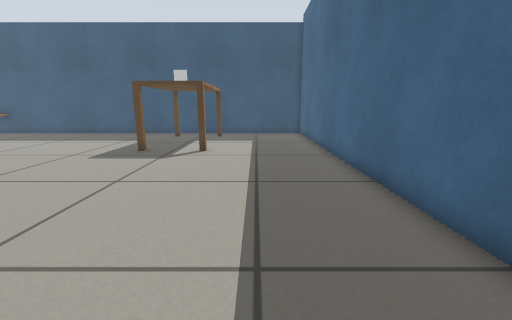
[1] (above)

15 first-person views from a walk through a robot-simulator world made for Gazebo. The camera is 0.53 m above the floor, tilts 12° down and sees 90° across. The floor is counted in squares, 0.25 m on a side. Each view is taken from the middle of a square. On the plan, view 1 faces up. The plan holds only what a view shows up to about 16 squares ahead; the rest is blank. The place goes on beyond the plan. Simple patterns stand in for the simulator's built-in surfaces. Some stock models are drawn as simple stand-ins.

[2]
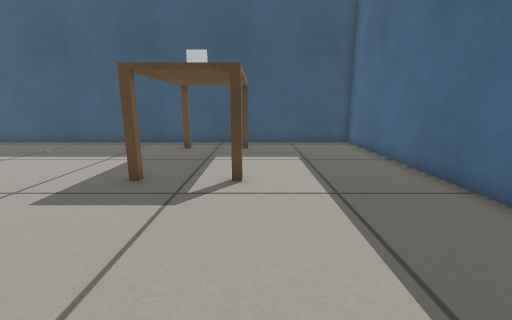

[3]
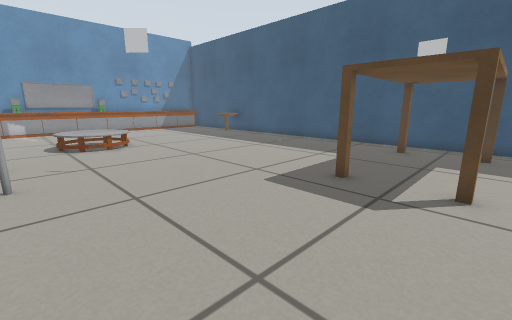

[4]
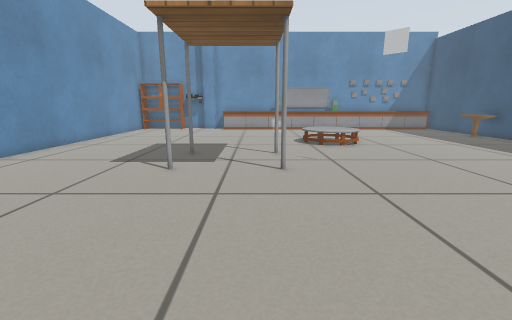

[5]
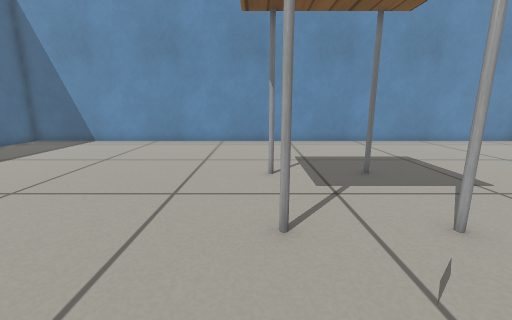

[6]
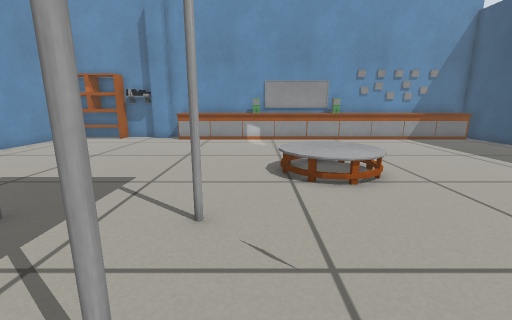

[7]
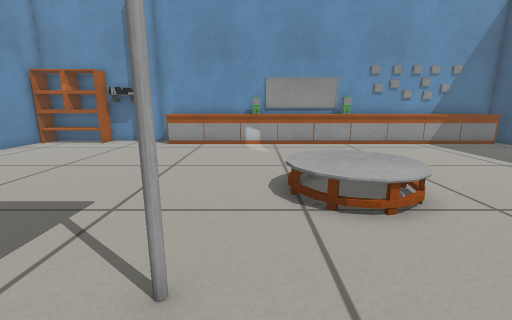

[8]
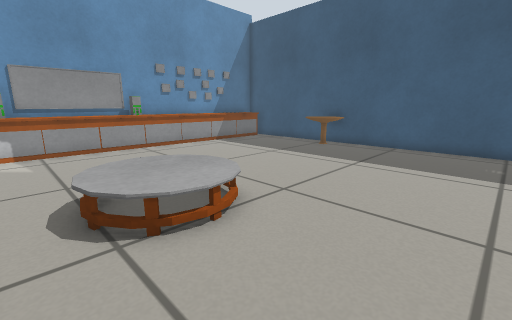

[9]
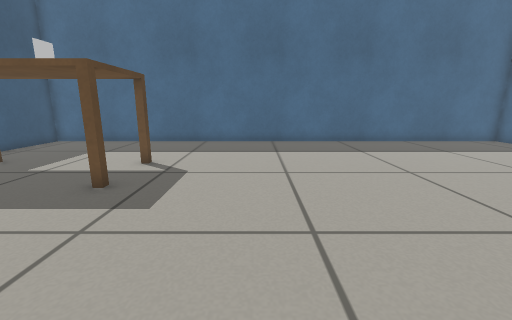

[10]
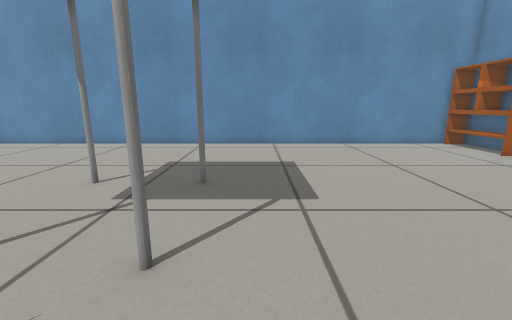

[11]
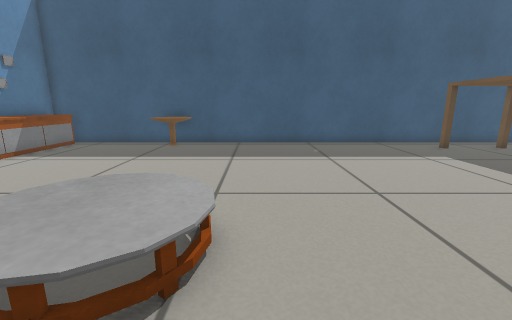

[12]
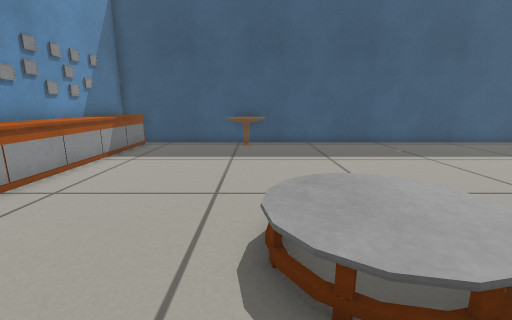

[13]
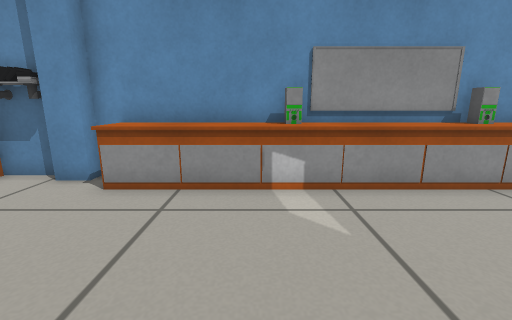

[14]
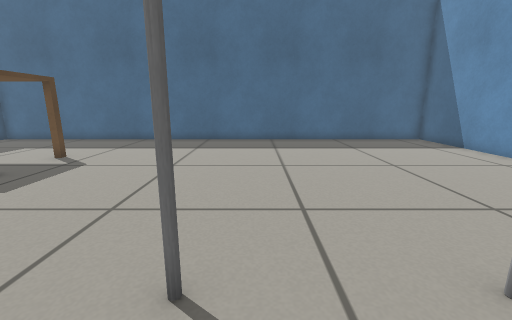

[15]
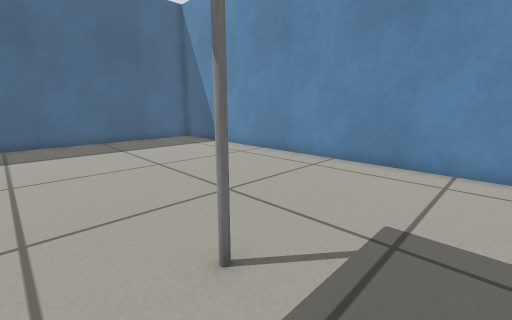

### Floor plan
Points are (right, up) in squares from view 1. A wall is a line through its corners. A room is listed if a view was taken in it or the views show most of it. See-through windows are left out.
Room 1 (views 1, 2, 3, 4, 5, 6, 7, 8, 9, 10, 11, 12, 13, 14, 15)
walls: (-26.1, 0.2) (-26.1, -2.2); (-25.6, -2.8) (-25.6, -6.4); (-26.7, -1.2) (-26.7, -2.8); (-26.7, -3.5) (-26.7, -6.2); (-25.9, -6.5) (3.4, -6.5) (3.4, 20) (-26.7, 20) (-26.7, 0.2)
low walls: (-17.2, 6.7) (-18, 6.9); (-17.8, 6.9) (-18.4, 7.3) (-18.8, 7.8) (-18.9, 8.4); (-16.7, 10) (-16.2, 9.7) (-15.8, 9) (-15.6, 8.3) (-15.7, 7.9) (-16.1, 7.3) (-16.6, 7) (-17.3, 6.8); (-25.3, 19.6) (-25.3, 1)
objects: table (-14, 1); table (-14, 5); table (-10, 1); table (-10, 5); table (-6, 12) to (-5, 12); table (-6, 18) to (-5, 18); table (-3, 12) to (-2, 12); table (-3, 18) to (-2, 18)

Where each view was taken, in squares from view 1:
view 1: 0 up, 0 right, facing up
view 2: 5 up, 2 left, facing up
view 3: 5 up, 2 left, facing up-left
view 4: 4 up, 2 left, facing left
view 5: 9 up, 10 left, facing down
view 6: 6 up, 9 left, facing left
view 7: 6 up, 11 left, facing left
view 8: 6 up, 12 left, facing up-left
view 9: 8 up, 12 left, facing right
view 10: 8 up, 15 left, facing down
view 11: 5 up, 15 left, facing up
view 12: 5 up, 19 left, facing up
view 13: 5 up, 19 left, facing left
view 14: 4 up, 13 left, facing right
view 15: 3 up, 13 left, facing down-right
